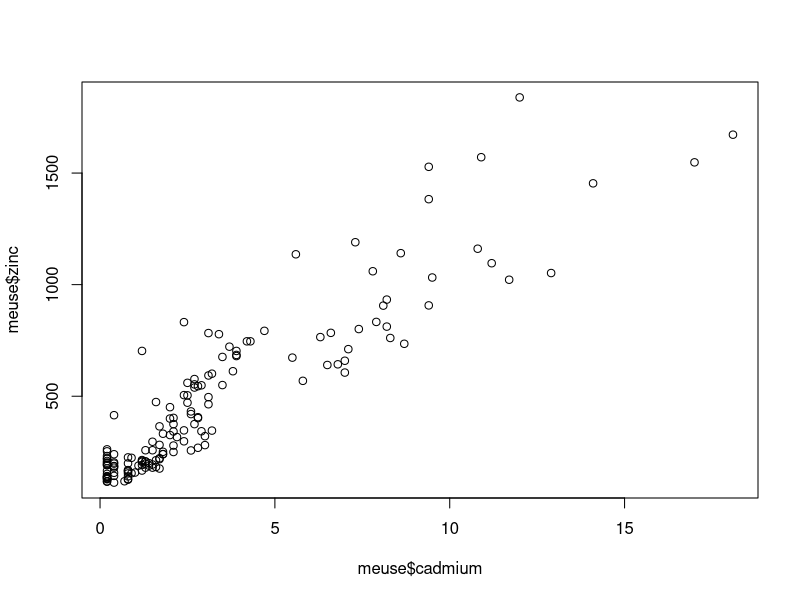
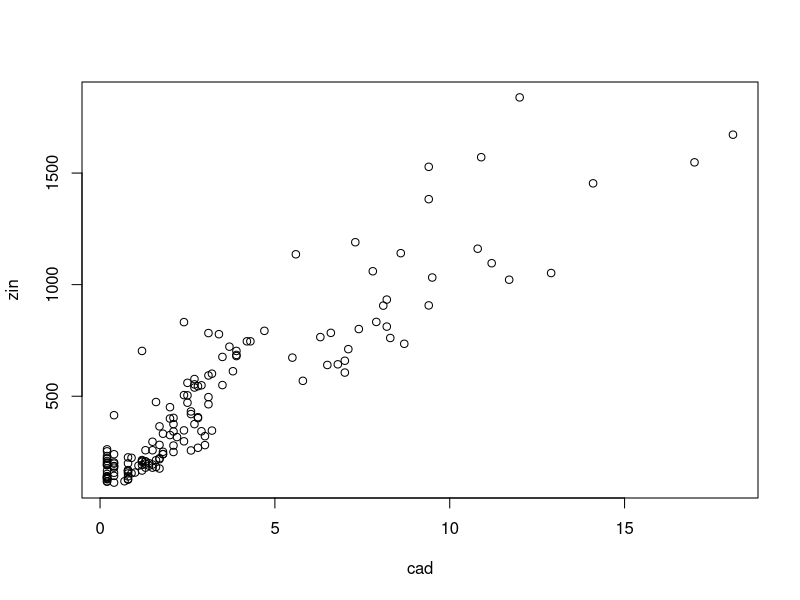
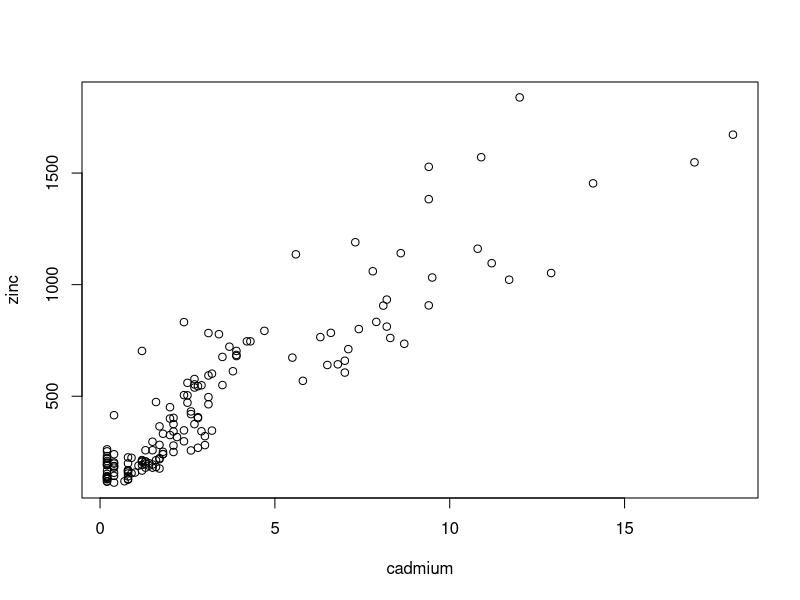
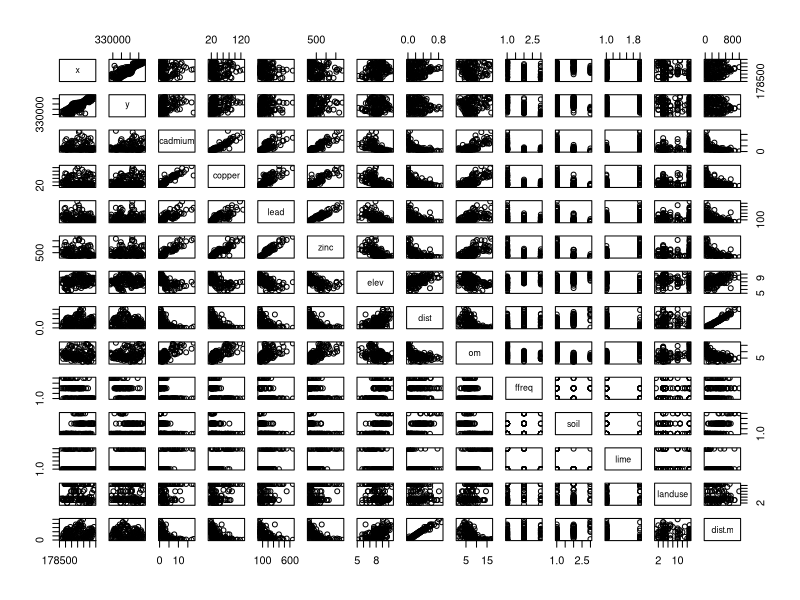
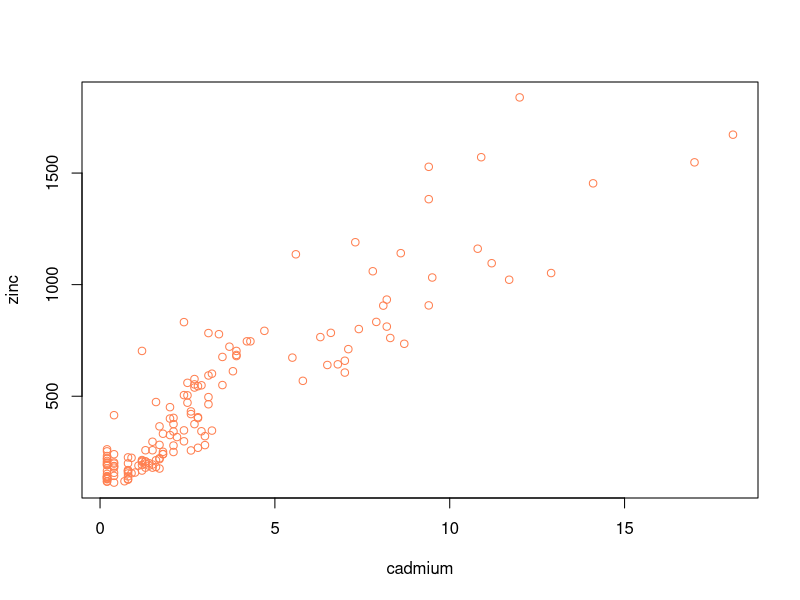
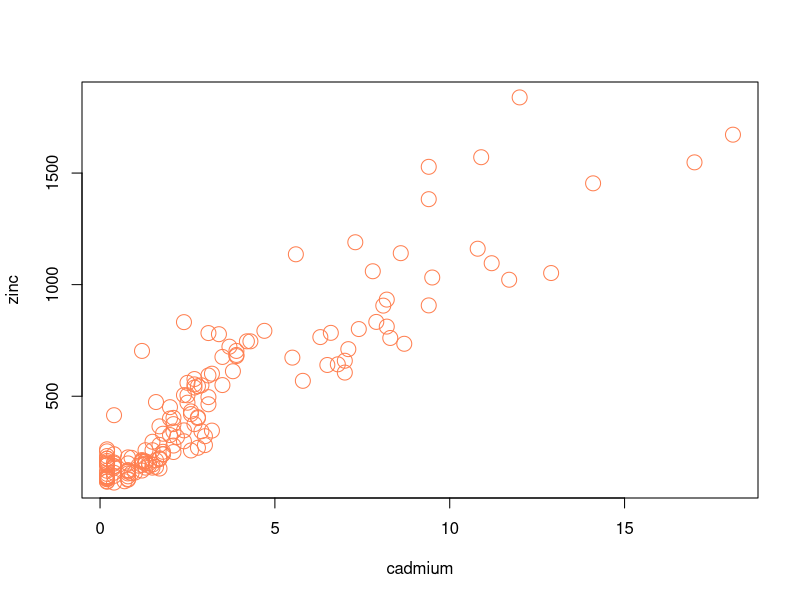
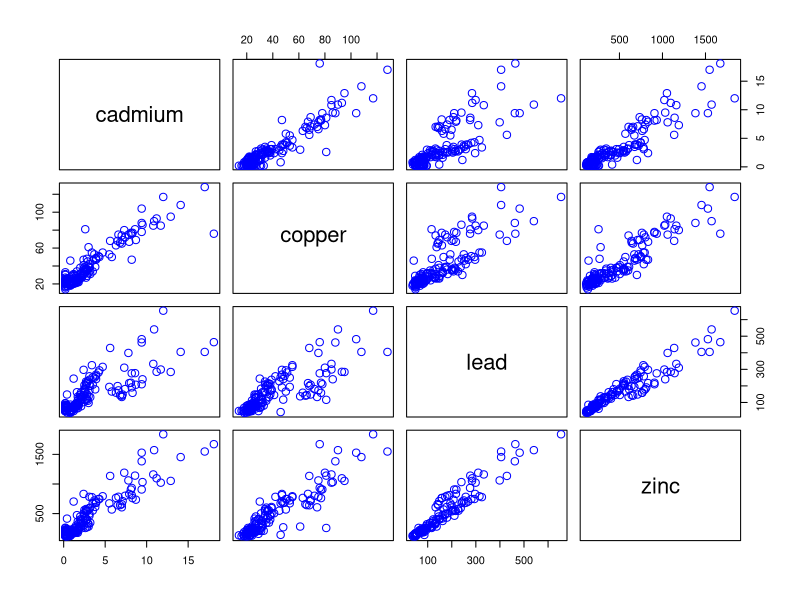
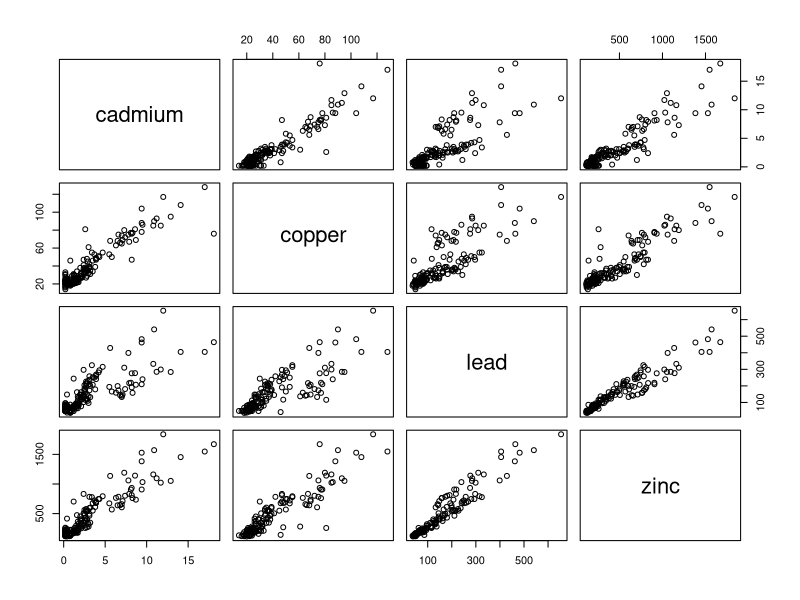

These figures' R source, in order:
# This is a code for investigating relationships among ecological variables

# We are using the sp package. To install it use ("" are used to install additional packages that are external of R):
#install.packages("sp")

# To recall the package:
library(sp)
# or: require(sp)

#meuse is the dataset from Northern Europe present in sp (https://cran.r-project.org/web/packages/gstat/vignettes/gstat.pdf)
# To use the data available inside the package (the function recalls data sets): 
data(meuse)
#inside the () the arguments are put. An argument is a descripiton of the function.

#To show the data in a table (the function invokes a data viewer) (ATTENTION: capital letter!):
View(meuse)

#To return only the first part of an object: 
head(meuse)

#To show only the column names:
names(meuse)

#To do a summary of the dataset:
summary(meuse)

#To plot one variable in respect to another: plot(cadmium,zinc)
#this gives an error. cadmium and zinc have to linked to meuse before ($ is used to link things):
plot(meuse$cadmium, meuse$zinc)

#assign to create new objects to plot in a more simple way:
cad <- meuse$cadmium
zin <- meuse$zinc
plot(cad,zin)

#Only with dataframes (tables): attach set of R objects to a search path.
attach(meuse)
#it is then possible to use directly the two columns for the plot (in this case $ is not needed):
plot(cadmium, zinc)
#it is also possible to detach with detach(meuse)

#To produce scatterplot matrices (also possible to change the color with the argument col="")
pairs(meuse)

#To change the color of the graph, colors are stored inside are with "": 
plot(cadmium, zinc, col="coral")

#To increase the size of the point (to mantain the color we keep the col argument): 
plot(cadmium, zinc, col="coral", cex=2)

#To change the type of symbol we use the argument pch

#To plot only a few variables (pair plots them all), we want to solect only a few columns, in this case from column 3 to columns 6:

# First way: option 5 and option 6 for the squared brackets)
#The , shows the starting point:
meuse[,3:6]

#To name the subset:
pol <- meuse[,3:6]

#To show only the head of pol:
head(pol)

#Now instead of paining all the dataset, only the pol data can be plotted:
pairs(pol, col="blue", cex=1.5)

#Second way: use the names of the column (~ is mande with option N):
pairs(~ cadmium + copper + lead + zinc, data=meuse)


#The function coordinates set spatial coordinates to create a Spatial object, or retrieve spatial coordinates from a Spatial object (how the coordinates are set on the field)
coordinates(meuse) = ~ x+y

#Then we can plot meuse, which is now a spatial dataset (x and y are coordinates)
plot(meuse)

#Every single variable can be plotted in space. The funtion is spplot. The syntax is: spplot(dataset, "variable", main="Describing text"):
spplot(meuse, "zinc", main="Concentration of zinc")

#To make a spatial plot of several variables (c is an array):
spplot(meuse, c("copper","zinc"))

#Instead of using different colours for the values we can use bubbles (the size increases according to the increase of the varible's value:
bubble(meuse, "zinc", main="Concentration of zinc")
